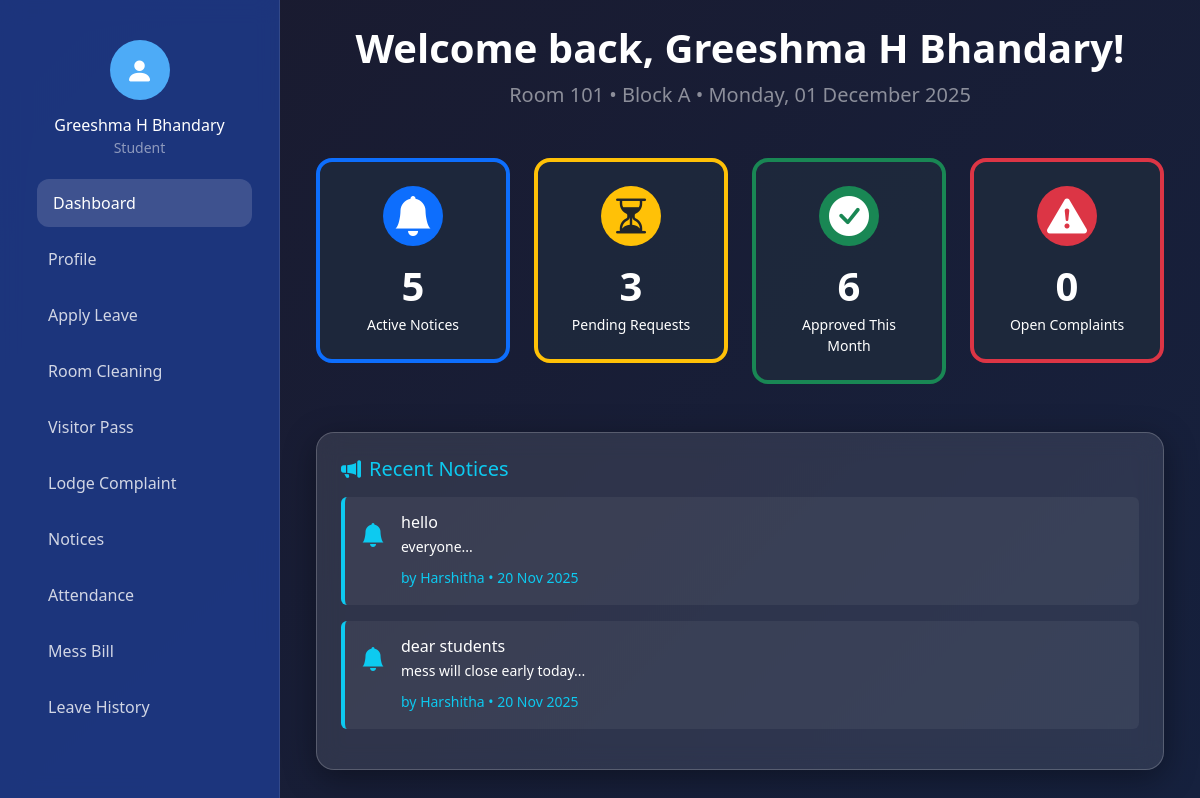
The app's page /dashboards/student.php (signed in) with its own data.
### tables this page shows
CREATE TABLE `students` (
  `id` int(11) NOT NULL,
  `user_id` int(11) NOT NULL,
  `name` varchar(100) NOT NULL,
  `phone` varchar(15) DEFAULT NULL,
  `email` varchar(100) DEFAULT NULL,
  `dob` date DEFAULT NULL,
  `address` text DEFAULT NULL,
  `register_no` varchar(20) NOT NULL,
  `room_no` varchar(10) DEFAULT NULL,
  `block` varchar(10) DEFAULT NULL,
  `year` varchar(10) DEFAULT NULL,
  `branch` varchar(50) DEFAULT NULL,
  `mess_balance` decimal(10,2) DEFAULT 25000.00,
  `fee_status` enum('paid','not_paid') DEFAULT 'not_paid',
  `fee_paid_by` int(11) DEFAULT NULL,
  `fee_paid_at` datetime DEFAULT NULL,
  `semester_mess_balance` decimal(10,2) DEFAULT 25000.00,
  `semester_rent` decimal(10,2) DEFAULT 50000.00
);

CREATE TABLE `notices` (
  `id` int(11) NOT NULL,
  `title` varchar(100) NOT NULL,
  `content` text NOT NULL,
  `posted_by` int(11) NOT NULL,
  `block` varchar(10) DEFAULT NULL,
  `posted_at` timestamp NOT NULL DEFAULT current_timestamp(),
  `visible_to` enum('all','students','wardens') DEFAULT 'all',
  `target_audience` varchar(20) DEFAULT 'both'
);

CREATE TABLE `wardens` (
  `id` varchar(10) NOT NULL,
  `user_id` int(11) NOT NULL,
  `name` varchar(100) NOT NULL,
  `phone` varchar(15) DEFAULT NULL,
  `email` varchar(100) DEFAULT NULL,
  `dob` date DEFAULT NULL,
  `address` text DEFAULT NULL,
  `block` varchar(10) DEFAULT NULL
);

### dashboards/student.php (the view, shortened to what this page needs)
<?php
include '../includes/db.php';
$stmt = $pdo->prepare("
    SELECT s.*, u.username
    FROM students s
    JOIN users u ON s.user_id = u.id
    WHERE s.user_id = ?
");
$stmt->execute([$_SESSION['user_id']]);
$student = $stmt->fetch();
$notices_stmt = $pdo->prepare("
    SELECT n.*, u.username, w.name as warden_name
    FROM notices n
    JOIN users u ON n.posted_by = u.id
    LEFT JOIN wardens w ON u.id = w.user_id
    WHERE n.block = ? OR n.block IS NULL
    ORDER BY n.posted_at DESC
    LIMIT 5
");
$notices_stmt->execute([$student['block']]);
$recent_notices = $notices_stmt->fetchAll();
$pending_requests = $pdo->prepare("
    SELECT 'leave' as type, COUNT(*) as count FROM leave_requests WHERE student_id = ? AND status = 'pending'
    UNION ALL
    SELECT 'visitor', COUNT(*) FROM visitor_requests WHERE student_id = ? AND status = 'pending'
    UNION ALL
    SELECT 'cleaning', COUNT(*) FROM cleaning_requests WHERE student_id = ? AND status = 'pending'
");
$pending_requests->execute([$student['id'], $student['id'], $student['id']]);
$pending_count = array_sum(array_column($pending_requests->fetchAll(), 'count'));
$approved_requests = $pdo->prepare("
    SELECT COUNT(*) FROM (
        SELECT 1 FROM leave_requests WHERE student_id = ? AND status = 'approved'
        UNION ALL SELECT 1 FROM visitor_requests WHERE student_id = ? AND status = 'approved'
        UNION ALL SELECT 1 FROM cleaning_requests WHERE student_id = ? AND status = 'approved'
    ) AS t
");
$approved_requests->execute([$student['id'], $student['id'], $student['id']]);
$approved_count = $approved_requests->fetchColumn();
$open_complaints = $pdo->prepare("SELECT COUNT(*) FROM complaints WHERE student_id = ? AND status = 'open'");
$open_complaints->execute([$student['id']]);
$open_complaints_count = $open_complaints->fetchColumn();
$active_section = $_GET['section'] ?? 'dashboard';
function url_with_section($section = null, $extra = []) {
    $params = $extra;
    if ($section !== null) {
        $params['section'] = $section;
    } elseif (isset($_GET['section'])) {
        $params['section'] = $_GET['section'];
    }
    return $params ? '?' . http_build_query($params) : '?';
}
?>
<!DOCTYPE html>
<html lang="en">
<head>
    <link href="https://cdn.jsdelivr.net/npm/bootstrap@5.3.3/dist/css/bootstrap.min.css" rel="stylesheet">
    <link href="https://cdn.jsdelivr.net/npm/bootstrap-icons@1.11.3/font/bootstrap-icons.min.css" rel="stylesheet">
    <link rel="stylesheet" href="../assets/css/style.css">
</head>
<body class="dashboard-bg">
<div class="sidebar">
    <div class="p-3 text-center">
        <div class="logo-circle mx-auto mb-3">
            <i class="bi bi-person-fill text-white fs-3"></i>
        </div>
        <h6 class="text-white mb-0"><?= htmlspecialchars($student['name']) ?></h6>
        <small class="text-white-50">Student</small>
    </div>
    <div class="nav-container">
        <ul class="nav flex-column">
            <li class="nav-item">
                <a href="?" class="nav-link <?= $active_section=='dashboard'?'active':'' ?>" data-section="dashboard">
                    Dashboard
                </a>
            </li>
            <li class="nav-item"><a href="<?= url_with_section('profile') ?>" class="nav-link <?= $active_section=='profile'?'active':'' ?>" data-section="profile">Profile</a></li>
            <li class="nav-item"><a href="<?= url_with_section('leave') ?>" class="nav-link <?= $active_section=='leave'?'active':'' ?>" data-section="leave">Apply Leave</a></li>
            <li class="nav-item"><a href="<?= url_with_section('cleaning') ?>" class="nav-link <?= $active_section=='cleaning'?'active':'' ?>" data-section="cleaning">Room Cleaning</a></li>
            <li class="nav-item"><a href="<?= url_with_section('visitor') ?>" class="nav-link <?= $active_section=='visitor'?'active':'' ?>" data-section="visitor">Visitor Pass</a></li>
            <li class="nav-item"><a href="<?= url_with_section('complaint') ?>" class="nav-link <?= $active_section=='complaint'?'active':'' ?>" data-section="complaint">Lodge Complaint</a></li>
            <li class="nav-item"><a href="<?= url_with_section('notices') ?>" class="nav-link <?= $active_section=='notices'?'active':'' ?>" data-section="notices">Notices</a></li>
            <li class="nav-item"><a href="<?= url_with_section('attendance') ?>" class="nav-link <?= $active_section=='attendance'?'active':'' ?>" data-section="attendance">Attendance</a></li>
            <li class="nav-item"><a href="<?= url_with_section('messbill') ?>" class="nav-link <?= $active_section=='messbill'?'active':'' ?>" data-section="messbill">Mess Bill</a></li>
            <li class="nav-item"><a href="<?= url_with_section('leavehistory') ?>" class="nav-link <?= $active_section=='leavehistory'?'active':'' ?>" data-section="leavehistory">Leave History</a></li>
            <li class="nav-item mt-4">
                <a href="#" class="nav-link text-warning" data-bs-toggle="modal" data-bs-target="#changePasswordModal">
                </a>
            </li>
        </ul>
    </div>
</div>
<div class="main-content p-4">
    <div class="container-fluid">
        <div id="dashboard" class="content-section <?= $active_section=='dashboard'?'active':'' ?>" style="display: <?= $active_section=='dashboard'?'block':'none' ?>;">
            <div class="text-center mb-5">
                <h1 class="text-white mb-2 fw-bold">Welcome back, <?= htmlspecialchars($student['name']) ?>!</h1>
                <p class="text-white-50 fs-5">Room <?= $student['room_no'] ?? '—' ?> • Block <?= $student['block'] ?> • <?= date('l, d F Y') ?></p>
            </div>
            <div class="row g-4 justify-content-center mb-5">
                <div class="col-lg-3 col-md-6">
                    <div class="p-4 rounded-4 text-center" style="background: rgba(30,41,59,0.95); border: 4px solid #0d6efd;">
                        <div class="icon-circle bg-primary mx-auto mb-3"><i class="bi bi-bell-fill fs-1"></i></div>
                        <h2 class="text-white mb-1 fw-bold fs-1"><?= count($recent_notices) ?></h2>
                        <p class="text-white-75 small mb-0">Active Notices</p>
                    </div>
                </div>
                <div class="col-lg-3 col-md-6">
                    <div class="p-4 rounded-4 text-center" style="background: rgba(30,41,59,0.95); border: 4px solid #ffc107;">
                        <div class="icon-circle bg-warning mx-auto mb-3"><i class="bi bi-hourglass-split fs-1 text-dark"></i></div>
                        <h2 class="text-white mb-1 fw-bold fs-1"><?= $pending_count ?></h2>
                        <p class="text-white-75 small mb-0">Pending Requests</p>
                    </div>
                </div>
                <div class="col-lg-3 col-md-6">
                    <div class="p-4 rounded-4 text-center" style="background: rgba(30,41,59,0.95); border: 4px solid #198754;">
                        <div class="icon-circle bg-success mx-auto mb-3"><i class="bi bi-check-circle-fill fs-1"></i></div>
                        <h2 class="text-white mb-1 fw-bold fs-1"><?= $approved_count ?></h2>
                        <p class="text-white-75 small mb-0">Approved This Month</p>
                    </div>
                </div>
                <div class="col-lg-3 col-md-6">
                    <div class="p-4 rounded-4 text-center" style="background: rgba(30,41,59,0.95); border: 4px solid #dc3545;">
                        <div class="icon-circle bg-danger mx-auto mb-3"><i class="bi bi-exclamation-triangle-fill fs-1"></i></div>
                        <h2 class="text-white mb-1 fw-bold fs-1"><?= $open_complaints_count ?></h2>
                        <p class="text-white-75 small mb-0">Open Complaints</p>
                    </div>
                </div>
            </div>
            <div class="row g-4">
                <div class="col-lg-12">
                    <div class="glass-card p-4">
                        <h5 class="text-info mb-3"><i class="bi bi-megaphone-fill me-2"></i>Recent Notices</h5>
                        <?php if ($recent_notices): ?>
                            <?php foreach (array_slice($recent_notices, 0, 2) as $n): ?>
                                <div class="p-3 mb-3 rounded d-flex align-items-start" style="background: rgba(255,255,255,0.05); border-left: 4px solid #0dcaf0;">
                                    <div class="me-3 mt-1"><i class="bi bi-bell-fill text-info fs-4"></i></div>
                                    <div class="flex-grow-1">
                                        <h6 class="text-white mb-1"><?= htmlspecialchars($n['title']) ?></h6>
                                        <p class="text-white-75 small mb-2"><?= substr(htmlspecialchars($n['content']), 0, 100) ?>...</p>
                                        <small class="text-info">by <?= htmlspecialchars($n['warden_name'] ?? $n['username']) ?> • <?= date('d M Y', strtotime($n['posted_at'])) ?></small>
                                    </div>
                                </div>
                            <?php endforeach; ?>
                        <?php else: ?>
                            <p class="text-white-50 text-center">No notices yet.</p>
                        <?php endif; ?>
                    </div>
                </div>
            </div>
        </div>
    </div>
</div>
</body>
</html>

### assets/css/style.css (style rules this page uses)
.glass-card { background: rgba(255, 255, 255, 0.08); backdrop-filter: blur(14px); -webkit-backdrop-filter: blur(14px); border: 1px solid rgba(255, 255, 255, 0.15); border-radius: 20px; box-shadow: 0 8px 32px rgba(0, 0, 0, 0.37); }
.dashboard-bg { background: linear-gradient(135deg, #1a1a2e, #16213e); min-height: 100vh; color: white; }
.sidebar { position: fixed; top: 0; left: 0; width: 280px; height: 100vh; background: rgba(30, 58, 138, 0.8); backdrop-filter: blur(10px); padding: 1.5rem 1rem; border-right: 1px solid rgba(255,255,255,0.1); z-index: 1000; }
.logo-circle { width: 60px; height: 60px; background: #4dabf7; border-radius: 50%; display: flex; align-items: center; justify-content: center; }
.nav-link { color: rgba(255,255,255,0.8); padding: 0.75rem 1rem; border-radius: 12px; margin: 0.3rem 0; transition: all 0.3s; display: flex; align-items: center; }
.nav-link:hover, .nav-link.active { background: rgba(255,255,255,0.15); color: white; transform: translateX(5px); }
.main-content { margin-left: 280px; padding: 2rem; }
.welcome-card, .service-card, .glass-card { background: rgba(255, 255, 255, 0.1); backdrop-filter: blur(12px); border: 1px solid rgba(255, 255, 255, 0.2); border-radius: 18px; transition: transform 0.3s; }
.icon-circle { width: 60px; height: 60px; border-radius: 50%; display: flex; align-items: center; justify-content: center; }
.sidebar .nav-container { flex: 1; overflow-y: auto; padding: 0 1rem; -ms-overflow-style: none; scrollbar-width: none; }
.sidebar { position: fixed; top: 0; left: 0; width: 280px; height: 100vh; background: rgba(30, 58, 138, 0.85); backdrop-filter: blur(12px); border-right: 1px solid rgba(255,255,255,0.1); display: flex; flex-direction: column; z-index: 1000; }
.sidebar .nav-link { color: rgba(255,255,255,0.8); padding: 0.75rem 1rem; border-radius: 12px; margin: 0.25rem 0; transition: all 0.3s; display: flex; align-items: center; }
.sidebar .nav-link:hover, .sidebar .nav-link.active { background: rgba(255,255,255,0.15); color: white; transform: translateX(5px); }
.main-content { margin-left: 280px; min-height: 100vh; }
.content-section { display: none; }
.content-section.active { display: block; }

### records on screen
students: name "Greeshma H Bhandary", room_no "101", block "A"
notices: title "hello", content "everyone", wardens.name "Harshitha", posted_at "20 Nov 2025"
notices: title "dear students", content "mess will close early today", wardens.name "Harshitha", posted_at "20 Nov 2025"

### other values on screen
count($recent_notices) "5"
$pending_count "3"
$approved_count "6"
$open_complaints_count "0"
